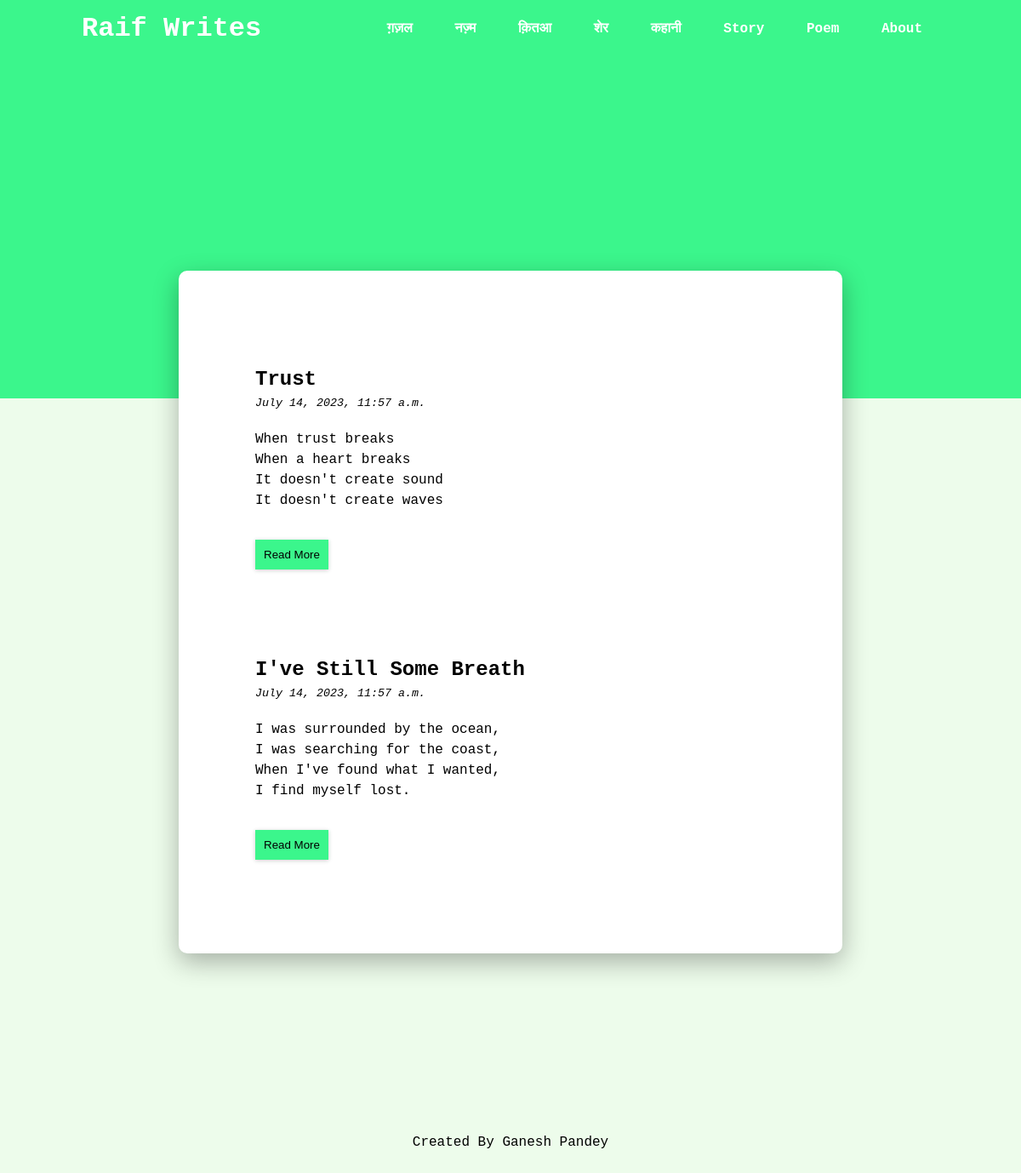
The app's page /poem/ with its own data.
### poem/models.py (models this page shows)
class Poem(models.Model):
    date_written = models.DateTimeField()
    title = models.CharField(max_length=255)
    content = models.TextField()

### poem/views.py (the view)
# urls.py: path("", views.index, name='index'),
def index(request):
    poem = Poem.objects.all()
    context = {
        'posts':poem,
        'app_name':'poem',
        'path_name':'poem'
    }
    return render(request, 'index.html', context)

### templates/index.html
{% extends "layout.html" %}
{% block body %}
{% for post in posts %}
<div class="article">
    <h2>{{ post.title }}</h2>
    <div class="author">
        {{ post.date_written }}
    </div>
    <div class="content">{{ post.content|truncatechars:350|linebreaksbr }}</div>
    {% with app_name|add:":"|add:path_name as new_url%}
    <a href="{% url new_url post_id=post.id %}"><button>Read More</button></a>
    {% endwith %}
</div>
{% empty %}
<div class="article">There is no work here right now. But I'll write soon for you!</div>
{% endfor %}
{% endblock %}

### static/styles.css (style rules this page uses)
.article { border-radius: 25px; padding: 40px; margin: 20px; background-color: white; }
.content { height: 100px; overflow: hidden; margin-bottom: 30px; margin-top: 20px; }
body { background-color: #edfceb; font-family: 'Courier New', monospace; line-height: 1.5; }
* { margin: 0; }
button { background-color: #3bf68c; border: none; padding: 10px; box-shadow: 0 1px 5px rgb(0 0 0 / 0.2); cursor: pointer; }
.author { font-size: smaller; font-style: italic; }

### records on screen
Poem: title "Trust", date_written "July 14, 2023, 11:57 a.m.", content "When trust breaks When a heart breaks It doesn't create sound It doesn't create waves"
Poem: title "I've Still Some Breath", date_written "July 14, 2023, 11:57 a.m.", content "I was surrounded by the ocean, I was searching for the coast, When I've found what I wanted, I find myself lost."
